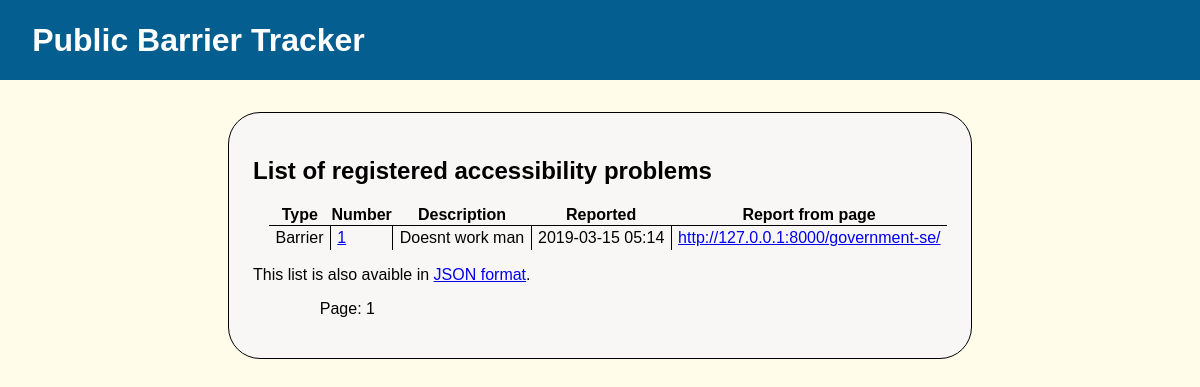
The app's page /issues_list/ with its own data.
### pbtform/models.py (models this page shows, shortened)
class IssueReport(models.Model):
    email_list = models.ManyToManyField(ContactEmail, blank=True)
    closed = models.BooleanField(default=False)
    webpage_reported = models.URLField()
    date_created = models.DateTimeField(auto_now_add=True)
    date_updated = models.DateTimeField(auto_now=True)
    date_closed = models.DateTimeField(null=True, blank=True)

class BarrierReport(models.Model):
    issue_level = models.IntegerField(default=0)
    what_they_did = models.TextField(blank=True, null=False, default='')
    what_went_wrong = models.TextField(blank=True, null=False, default='')
    automatic_information_included = models.BooleanField(default=False)
    user_survey_included = models.BooleanField(default=False)
    issue_number = models.OneToOneField(IssueReport, on_delete=models.CASCADE, related_name="barrier_report")
    issue_fix = models.URLField(null=True, blank=True)

### pbtform/views.py (the view)
# urls.py: url(r'^issues_list/$', formviwes.issues_list),
def issues_list(request):
    all_issues = IssueReport.objects.all().order_by('-id', '-date_created')
    page = int(request.GET.get('page', 1))
    url_startwith = request.GET.get('url_startwith', None)
    url_is = request.GET.get('url_is', None)
    add_parameters = ''
    if url_is:
        add_parameters = '&url_is=' + url_is
        all_issues = all_issues.filter(webpage_reported = url_is)
    elif url_startwith:
        add_parameters = '&url_startwith=' + url_startwith
        all_issues = all_issues.filter(webpage_reported__startswith = url_startwith)
    paginator = Paginator(all_issues, 10)
    num_pages = paginator.num_pages
    try:
        issues = paginator.page(page)
    except PageNotAnInteger:
        issues = paginator.page(1)
    except EmptyPage:
        issues = paginator.page(paginator.num_pages)
    if page >= paginator.num_pages:
        next = None
    else:
        next = page + 1
    if page <= 1 or page > paginator.num_pages:
        previous = None
    else:
        previous = page - 1
    context = {'issues': issues,
               'next_page': next,
               'previous_page': previous,
               'add_parameters': add_parameters,
               'current_page': page}
    context = helper.addSessionContext(request, context)
    return render(request, 'issues_list.html', context)

### pbtform/helper.py (called while the page is built)
def addSessionContext(request, context):
    if 'font_family' in request.session:
        context['font_family'] = request.session["font_family"]
    return context

### pbtform/templates/issues_list.html (shortened to what this page needs)
{% extends "base_site.html" %}
{% load i18n %}
{% load static %}
{% block custom_css %}
<link rel="stylesheet" type="text/css" href="{% static 'styles/issues_list.css' %}" />
{% endblock %}
{% block extra_header_controls %}
<div class="header">
  <h1>Public Barrier Tracker</h1>
</div>
{% endblock %}
{% block main_content %}
<h2>List of registered accessibility problems</h2>
<div class="issuesPage">
<table>
  <tr>
    <th>Type</th>
    <th>Number</th>
    <th>Description</th>
    <th>Reported</th>
    <th>Report from page</th>
  </tr>
  {% for item in issues %}
  <tr>
    {% if item.information_request %}
    <td>Information request</td>
    <td><a target="_blank" href="/issue_presentation/{{item.id}}/">{{item.id}}</a></td>
    <td>{{item.information_request.format_requested}}</td>
    {% elif item.barrier_report %}
    <td>Barrier</td>
    <td><a target="_blank" href="/issue_presentation/{{item.id}}/">{{item.id}}</a></td>
    <td>{{item.barrier_report.what_went_wrong}}</td>
    {% else %}
    <td>None</td>
    <td>{{item.id}}</td>
    <td>None</td>
    {% endif %}
    <td>{{item.date_created|date:'Y-m-d H:i'}}</td>
    <td><a href="{{item.webpage_reported}}" target="_blank">{{item.webpage_reported}}</a></td>
  </tr>
  {% endfor %}
</table>
</div>
<p>This list is also avaible in <a href="/api/IssueReport/">JSON format</a>.</p>
<p>
Page: {{current_page}}
</p>
{% endblock %}

### pbtform/static/styles/base_site.css (style rules this page uses)
body { background: #fffde9; margin: 0; }
.header { padding: 0.01em; background: #055e90; color: white; top: 0; }
.header h1 { margin-left: 1em; }
* { font-family: sans-serif; }

### pbtform/static/styles/issues_list.css (style rules this page uses)
.issuesPage { margin-left: 1em; }
table { border-collapse: collapse; }
table th { border-bottom: thin solid black; }
table td { padding: 0.2em; padding-left: 0.4em; padding-right: 0.4em; border-right: thin solid black; }
table td:last-child { border-right: none; }

### records on screen
IssueReport: id "1", barrier_report.what_went_wrong "Doesnt work man", date_created "2019-03-15 05:14", webpage_reported "http://127.0.0.1:8000/government-se/"

### other values on screen
{{ current_page }} "1"
